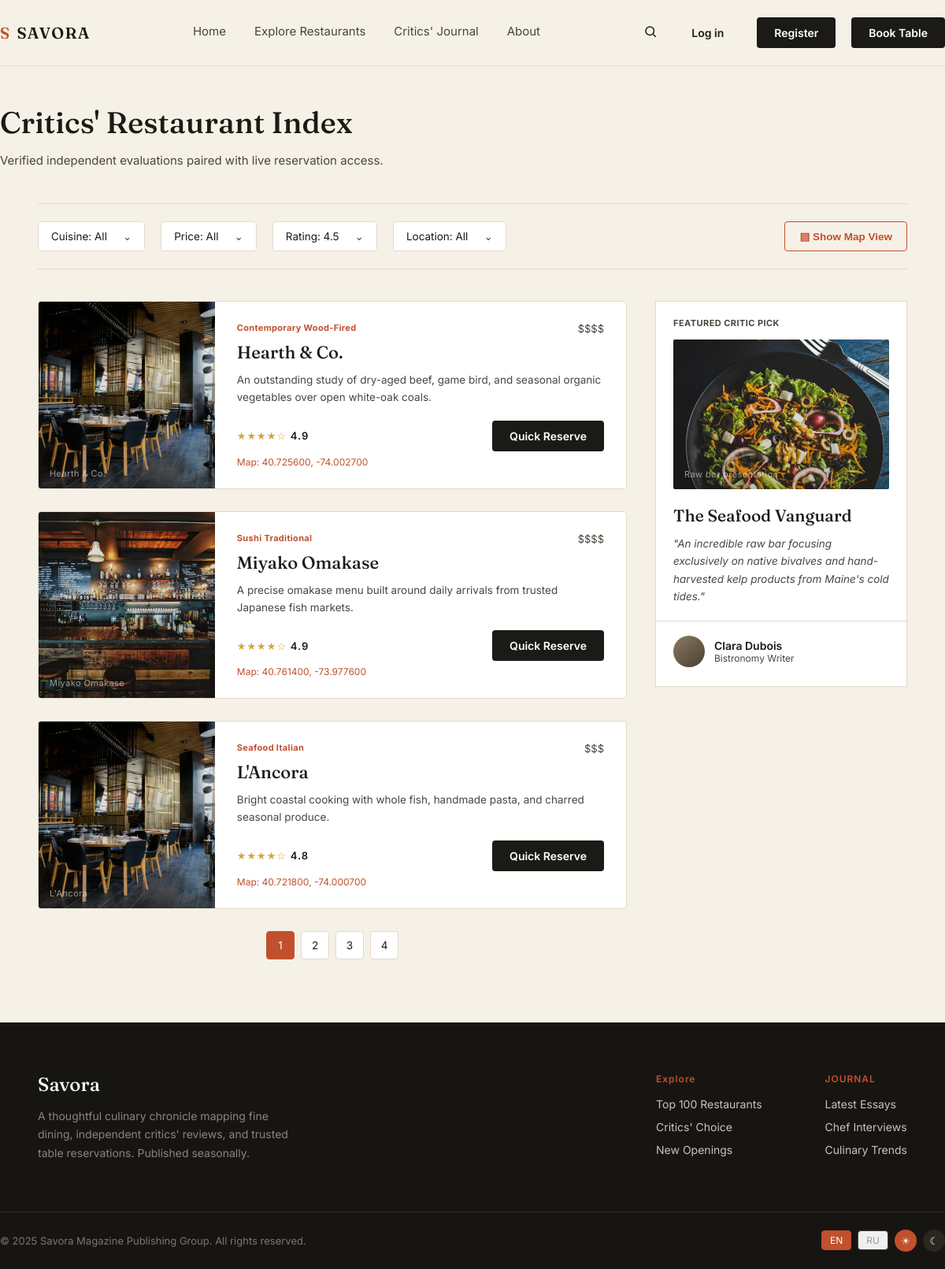
Page /restaurants/?rating=4.5 on the committed database.
### my_one_app/models.py (models this page shows, shortened)
class Restaurant(models.Model):
	name = models.CharField(max_length=120)
	slug = models.SlugField(unique=True)
	cuisine = models.CharField(max_length=80)
	location = models.CharField(max_length=80)
	price = models.CharField(max_length=5)
	description = models.TextField()
	image_class = models.CharField(max_length=30, default='food1')
	image = models.ImageField(upload_to='restaurants/', blank=True)
	rating = models.DecimalField(max_digits=2, decimal_places=1, default=0)
	latitude = models.DecimalField(max_digits=9, decimal_places=6, default=40.7128)
	longitude = models.DecimalField(max_digits=9, decimal_places=6, default=-74.0060)
	class Meta:
		ordering = ['-rating', 'name']
	def get_absolute_url(self):
		return reverse('restaurant_detail', kwargs={'slug': self.slug})

### my_one_app/views.py (the view)
# urls.py: path('restaurants/', views.restaurants, name='restaurants'),
def restaurants(request):
	query = request.GET.get('q', '').strip()
	cuisine = request.GET.get('cuisine', '').strip()
	price = request.GET.get('price', '').strip()
	location = request.GET.get('location', '').strip()
	rating = request.GET.get('rating', '').strip()
	queryset = Restaurant.objects.all()
	if query:
		queryset = queryset.filter(Q(name__icontains=query) | Q(cuisine__icontains=query) | Q(location__icontains=query))
	if cuisine:
		queryset = queryset.filter(cuisine__icontains=cuisine)
	if price:
		queryset = queryset.filter(price=price)
	if location:
		queryset = queryset.filter(location__iexact=location)
	if rating:
		try:
			queryset = queryset.filter(rating__gte=float(rating))
		except ValueError:
			rating = ''
	paginator = Paginator(queryset, 3)
	page_obj = paginator.get_page(request.GET.get('page'))
	query_params = request.GET.copy()
	query_params.pop('page', None)
	return render(request, 'restaurants.html', {
		'page_obj': page_obj,
		'filters': {'q': query, 'cuisine': cuisine, 'price': price, 'location': location, 'rating': rating},
		'query_string': query_params.urlencode(),
	})

### my_one_app/templates/restaurants.html (shortened to what this page needs)
{% extends 'base.html' %}
{% block content %}
  <div class="wrap index-head">
    <h1>Critics' Restaurant Index</h1>
    <p>Verified independent evaluations paired with live reservation access.</p>
  </div>
  <div class="wrap">
    <div class="filter-bar">
      <details class="filter-menu"><summary class="filter-pill">Cuisine: {{ filters.cuisine|default:'All' }}</summary></details>
      <details class="filter-menu"><summary class="filter-pill">Price: {{ filters.price|default:'All' }}</summary></details>
      <details class="filter-menu"><summary class="filter-pill">Rating: {{ filters.rating|default:'All' }}</summary></details>
      <details class="filter-menu"><summary class="filter-pill">Location: {{ filters.location|default:'All' }}</summary></details>
      <button class="map-btn" type="button" data-map-toggle>▤ Show Map View</button>
    </div>
    <div class="index-grid">
      <div>
        {% for restaurant in page_obj %}
          <div class="listing-card">
            <div class="ph {{ restaurant.image_class }} restaurant-photo" data-label="{{ restaurant.name }}">{% if restaurant.image %}<img src="{{ restaurant.image.url }}" alt="{{ restaurant.name }}">{% endif %}</div>
            <div class="body">
              <div class="listing-top"><span class="cat">{{ restaurant.cuisine }}</span><span class="price">{{ restaurant.price }}</span></div>
              <h3><a href="{{ restaurant.get_absolute_url }}">{{ restaurant.name }}</a></h3>
              <div class="desc">{{ restaurant.description }}</div>
              <div class="listing-foot"><span class="stars">★★★★☆ <span style="color:var(--ink);font-weight:600;">{{ restaurant.rating }}</span></span><a class="btn btn-dark" data-i18n="quickReserve" href="{{ restaurant.get_absolute_url }}">Quick Reserve</a></div>
              <a class="card-map-link" href="https://www.openstreetmap.org/?mlat={{ restaurant.latitude }}&amp;mlon={{ restaurant.longitude }}#map=16/{{ restaurant.latitude }}/{{ restaurant.longitude }}" target="_blank" rel="noopener">Map: {{ restaurant.latitude }}, {{ restaurant.longitude }}</a>
            </div>
          </div>
        {% endfor %}
        <div class="pagination">
          {% for page_number in page_obj.paginator.page_range %}
            <a class="page-num{% if page_number == page_obj.number %} active{% endif %}" href="?{% if query_string %}{{ query_string }}&amp;{% endif %}page={{ page_number }}"{% if page_number == page_obj.number %} aria-current="page"{% endif %}>{{ page_number }}</a>
          {% endfor %}
        </div>
      </div>
      <div>
        <div class="featured-card">
          <div class="label">FEATURED CRITIC PICK</div>
          <div class="ph food3" data-label="Raw bar presentation"></div>
          <h3>The Seafood Vanguard</h3>
          <div class="quote">"An incredible raw bar focusing exclusively on native bivalves and hand-harvested kelp products from Maine's cold tides."</div>
          <div class="who"><div class="avatar"></div><div><div class="name">Clara Dubois</div><div class="role">Bistronomy Writer</div></div></div>
        </div>
      </div>
    </div>
  </div>
  <div style="height:80px;"></div>
{% endblock %}

### rows in the picture
Restaurant: cuisine "Contemporary Wood-Fired", price "$$$$", name "Hearth & Co.", description "An outstanding study of dry-aged beef, game bird, and seasonal organic vegetables over open white-oak coals.", rating "4.9", latitude "40.725600", longitude "-74.002700"
Restaurant: shows a picture, cuisine "Sushi Traditional", price "$$$$", name "Miyako Omakase", description "A precise omakase menu built around daily arrivals from trusted Japanese fish markets.", rating "4.9", latitude "40.761400", longitude "-73.977600"
Restaurant: cuisine "Seafood Italian", price "$$$", name "L'Ancora", description "Bright coastal cooking with whole fish, handmade pasta, and charred seasonal produce.", rating "4.8", latitude "40.721800", longitude "-74.000700"

### other values in the picture
{{ filters.cuisine|default:'All' }} "All"
{{ filters.price|default:'All' }} "All"
{{ filters.rating|default:'All' }} "4.5"
{{ filters.location|default:'All' }} "All"
{{ page_number }} "1" "2" "3" "4"
